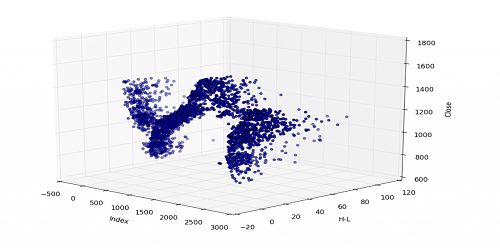
#> input picture 3D-Matplotlib.png, 500 x 250 px
$ python 3D_Module.py
#> lines starting #> are read from the running program, lines starting #| are printed output that depends on the picture; after the words box and inside, x2 and y2 are one past the last pixel; in counts of white or black regions, pixels touching at a corner belong together
import cv2
import numpy as np

# Load two images
img1 = cv2.imread('3D-Matplotlib.png')
#> img1 is the input picture: shape (250, 500, 3); mean B, G, R 240.9, 235.7, 235.7
img2 = cv2.imread('ms_build.jpg')
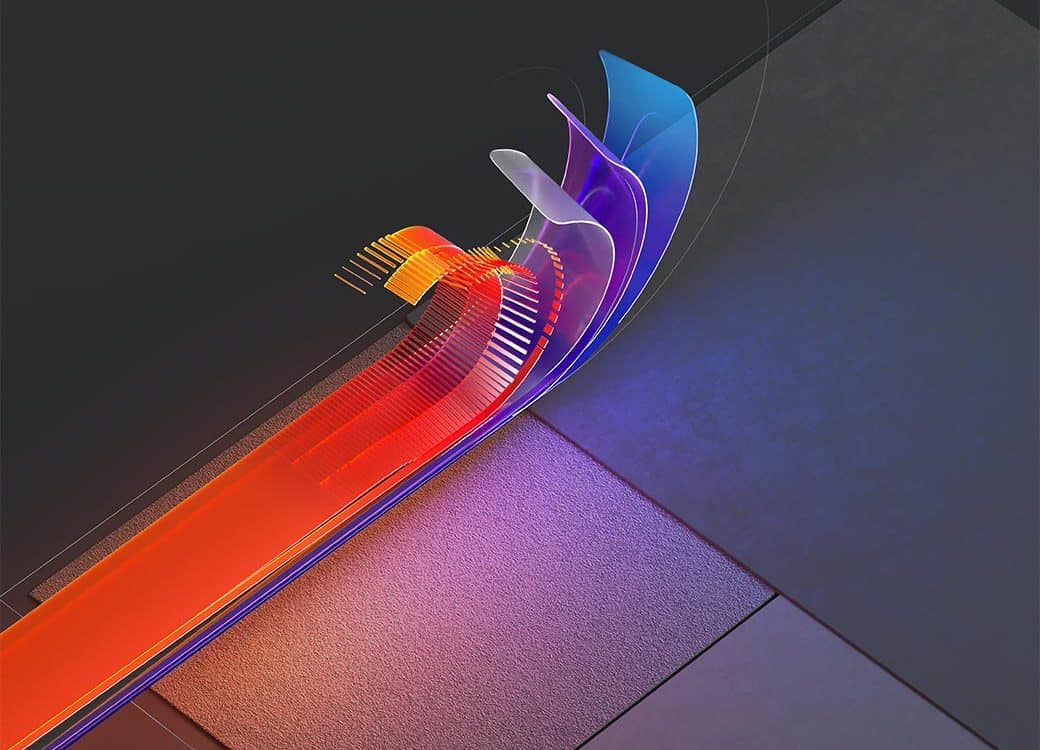
#> input picture ms_build.jpg, 1040 x 750 px
#> img2 is the input picture: shape (750, 1040, 3); mean B, G, R 82.2, 66.1, 92.2

# I want to put logo on top-left corner, So I create a ROI
rows,cols,channels = img2.shape
#> rows = 750; cols = 1040; channels = 3
roi = img1[0:rows, 0:cols ]

# Now create a mask of logo and create its inverse mask
img2gray = cv2.cvtColor(img2,cv2.COLOR_BGR2GRAY)
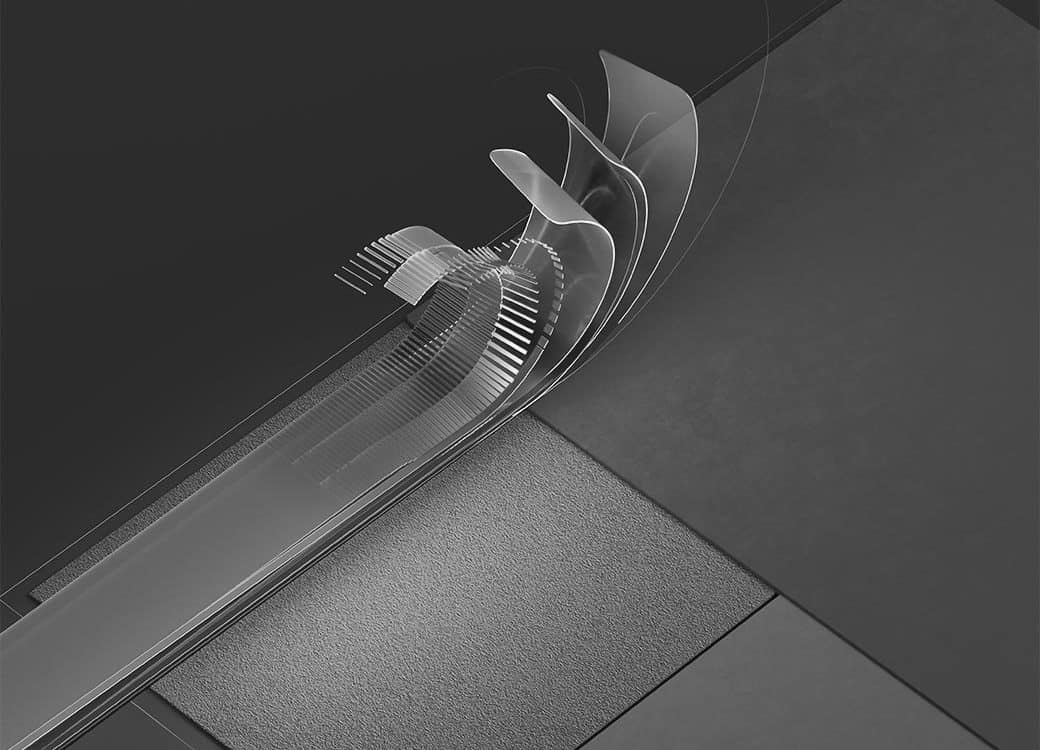
#> img2gray: shape (750, 1040); min 0, max 254, mean 75.7

# add a threshold
ret, mask = cv2.threshold(img2gray, 220, 255, cv2.THRESH_BINARY_INV)
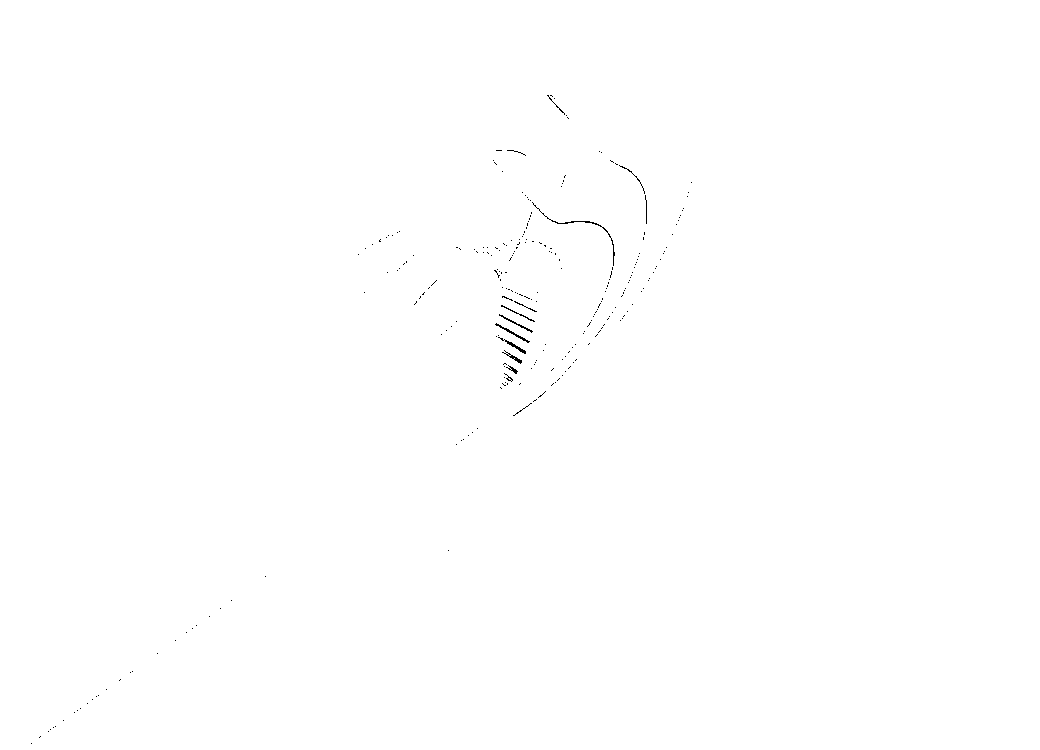
#> mask: shape (750, 1040); 99.9% white; black in thin lines or dots, all inside (x1, y1, x2, y2) = (31, 95, 692, 744)

mask_inv = cv2.bitwise_not(mask)

# Now black-out the area of logo in ROI
#img1_bg = cv2.bitwise_and(roi,roi,mask = mask_inv)

# Take only region of logo from logo image.
img2_fg = cv2.bitwise_and(img2,img2,mask = mask)

#dst = cv2.add(img1_bg,img2_fg)
#img1[0:rows, 0:cols ] = dst

cv2.imshow('res',img1)
cv2.waitKey(0)
cv2.destroyAllWindows()
